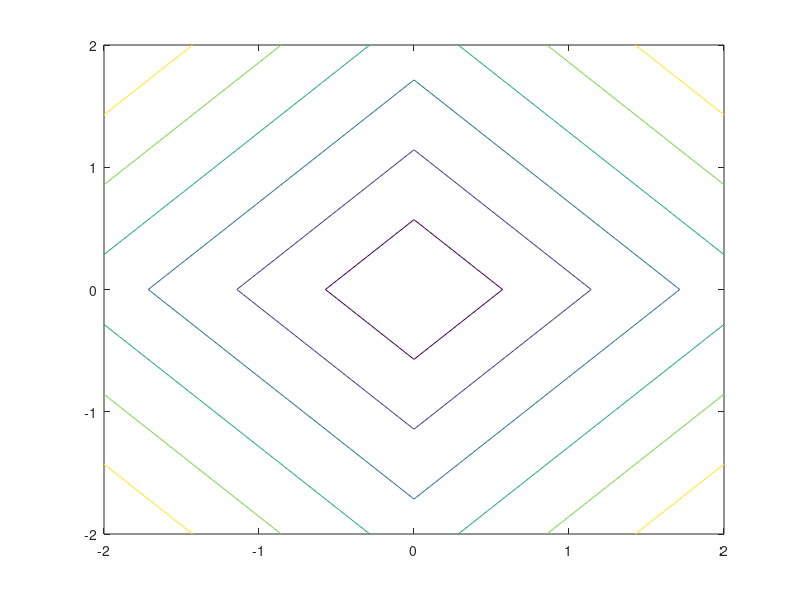
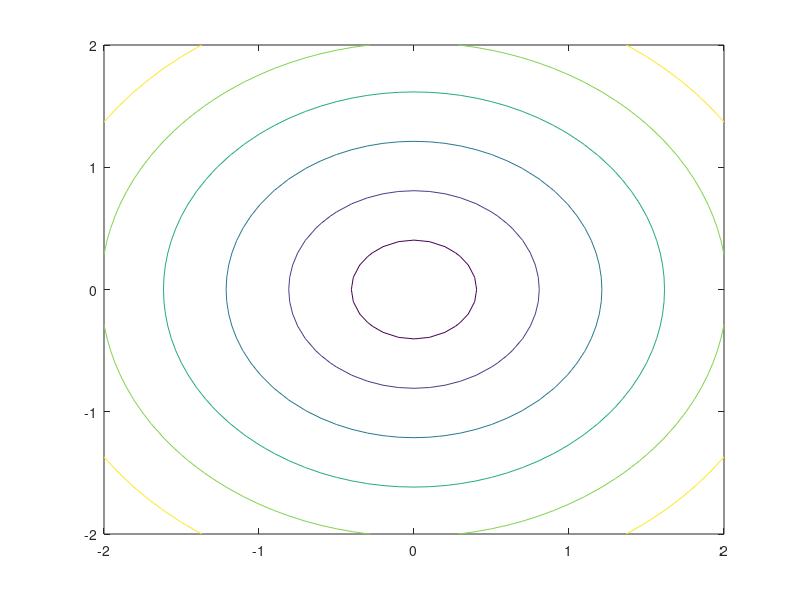
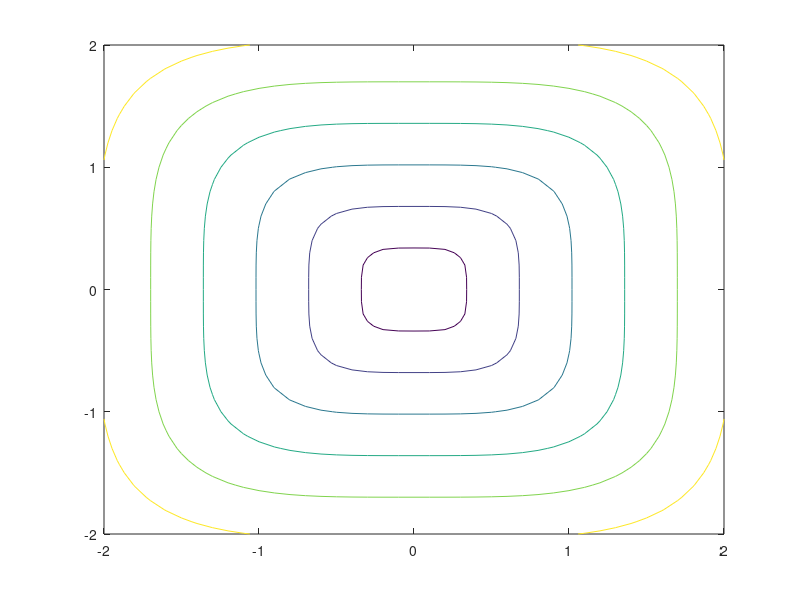
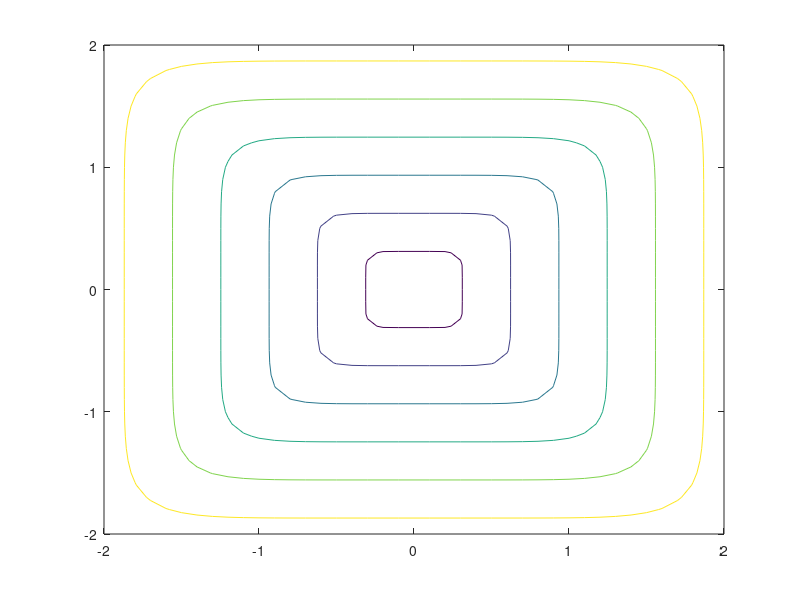

The MATLAB script that drew these images, in order:
pos = [1,2,4,8,10,50];

for i=1:length(pos)
p=pos(i);

f=@(x,y) (abs(x.^p) + abs(y.^p)).^(1/p);
[X,Y]=meshgrid(-2:0.1:2);
z=f(X,Y);
figure(i)
contour(real(X),real(Y),real(z),6)
hold on
end

